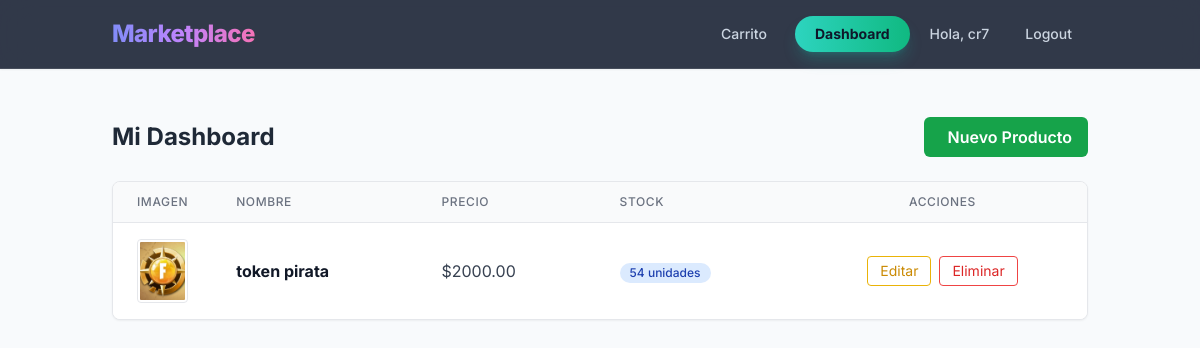
The app's page /dashboard/ (signed in) with its own data.
### store/models.py (models this page shows, shortened)
class User(AbstractUser):
    id = models.UUIDField(primary_key=True, default=uuid.uuid4, editable=False)
    is_seller = models.BooleanField(default=False)

class Product(models.Model):
    id = models.UUIDField(primary_key=True, default=uuid.uuid4, editable=False)
    name = models.CharField(max_length=150)
    description = models.TextField()
    image = models.ImageField(upload_to='upload/', blank=True, null=True)
    price = models.DecimalField(max_digits=10, decimal_places=2)
    stock = models.PositiveIntegerField(default=0)
    owner = models.ForeignKey(
        User,
        on_delete=models.CASCADE,
        related_name='products'
    )  # 1:N
    categories = models.ManyToManyField(
        Category,
        related_name='products'
    )  # N:M
    created_at = models.DateTimeField(auto_now_add=True)

### store/views.py (the view)
# urls.py: path('dashboard/', views.dashboard, name='dashboard'),
@login_required
def dashboard(request):
    if not request.user.is_seller:
        return HttpResponseForbidden("No tienes permisos")
    products = Product.objects.filter(owner=request.user)
    return render(request, 'store/dashboard.html', {
        'products': products
    })

### store/templates/store/dashboard.html (shortened to what this page needs)
{% extends 'store/base.html' %}
{% block content %}
<div class="flex justify-between items-center mb-6">
    <h2 class="text-2xl font-bold text-gray-800">Mi Dashboard</h2>
    <a href="{% url 'product_create' %}" class="inline-flex items-center gap-2 bg-green-600 hover:bg-green-700 text-white font-semibold py-2 px-4 rounded-md transition-colors">
         Nuevo Producto
    </a>
</div>
<div class="bg-white rounded-lg shadow-sm border border-gray-200 overflow-hidden">
    <div class="overflow-x-auto">
        <table class="min-w-full divide-y divide-gray-200">
            <thead class="bg-gray-50">
                <tr>
                    <th scope="col" class="px-6 py-3 text-left text-xs font-medium text-gray-500 uppercase tracking-wider w-24">Imagen</th>
                    <th scope="col" class="px-6 py-3 text-left text-xs font-medium text-gray-500 uppercase tracking-wider">Nombre</th>
                    <th scope="col" class="px-6 py-3 text-left text-xs font-medium text-gray-500 uppercase tracking-wider">Precio</th>
                    <th scope="col" class="px-6 py-3 text-left text-xs font-medium text-gray-500 uppercase tracking-wider">Stock</th>
                    <th scope="col" class="px-6 py-3 text-center text-xs font-medium text-gray-500 uppercase tracking-wider">Acciones</th>
                </tr>
            </thead>
            <tbody class="bg-white divide-y divide-gray-200">
            {% for product in products %}
                <tr class="hover:bg-gray-50 transition-colors">
                    <td class="px-6 py-4 whitespace-nowrap">
                        {% if product.image %}
                            <img src="{{ product.image.url }}"
                                 alt="{{ product.name }}"
                                 class="w-16 h-16 object-cover rounded border border-gray-200 p-0.5">
                        {% else %}
                            <div class="w-16 h-16 bg-gray-100 flex items-center justify-center border border-gray-200 rounded">
                                <span class="text-xs text-gray-400">N/A</span>
                            </div>
                        {% endif %}
                    </td>
                    <td class="px-6 py-4 whitespace-nowrap font-bold text-gray-900">
                        {{ product.name }}
                    </td>
                    <td class="px-6 py-4 whitespace-nowrap text-gray-700">
                        ${{ product.price }}
                    </td>
                    <td class="px-6 py-4 whitespace-nowrap">
                        <span class="inline-flex items-center px-2.5 py-0.5 rounded-full text-xs font-medium
                            {% if product.stock > 0 %}bg-blue-100 text-blue-800{% else %}bg-red-100 text-red-800{% endif %}">
                            {{ product.stock }} unidades
                        </span>
                    </td>
                    <td class="px-6 py-4 whitespace-nowrap text-center">
                        <div class="flex items-center justify-center gap-2">
                            <a href="{% url 'product_update' product.id %}" class="border border-yellow-500 text-yellow-600 hover:bg-yellow-50 px-3 py-1 rounded text-sm transition-colors">
                                Editar
                            </a>
                            <a href="{% url 'product_delete' product.id %}" class="border border-red-500 text-red-600 hover:bg-red-50 px-3 py-1 rounded text-sm transition-colors">
                                Eliminar
                            </a>
                        </div>
                    </td>
                </tr>
            {% empty %}
                <tr>
                    <td colspan="5" class="px-6 py-8 text-center text-gray-500">
                        No tienes productos registrados todavía.
                    </td>
                </tr>
            {% endfor %}
            </tbody>
        </table>
    </div>
</div>
{% endblock %}

### store/templates/store/base.html (shortened to what this page needs)
<!DOCTYPE html>
<html lang="es">
<head>
    <script src="https://cdn.tailwindcss.com"></script>
</head>
<body class="bg-slate-50 antialiased text-slate-800">
<nav class="sticky top-0 z-50 bg-slate-900/85 backdrop-blur-lg border-b border-white/10 shadow-sm">
  <div class="container mx-auto px-6 py-4 flex justify-between items-center">
    <a class="text-2xl font-extrabold text-transparent bg-clip-text bg-gradient-to-r from-indigo-400 via-purple-400 to-pink-400 tracking-tight hover:opacity-80 transition-opacity" href="/">
    </a>
    <div class="flex items-center space-x-1 md:space-x-3">
      <a href="#"
         class="text-slate-300 hover:text-white px-4 py-2 rounded-full text-sm font-medium transition-all duration-300 hover:bg-white/10">
           Carrito
      </a>
      {% if user.is_authenticated and user.is_seller %}
        <a href="{% url 'dashboard' %}"
           class="bg-gradient-to-r from-teal-400 to-emerald-500 hover:from-teal-500 hover:to-emerald-600 text-slate-900 px-5 py-2 rounded-full text-sm font-bold shadow-lg shadow-teal-500/25 transition-all duration-300 hover:-translate-y-0.5">
           Dashboard
        </a>
      {% endif %}
      {% if user.is_authenticated %}
        <span class="text-slate-300 text-sm font-medium hidden md:inline-block px-2">Hola, {{ user.username }}</span>
        <a href="{% url 'logout' %}" class="text-slate-300 hover:text-white px-4 py-2 rounded-full text-sm font-medium transition-all duration-300 hover:bg-white/10">
            Logout
        </a>
      {% endif %}
    </div>
  </div>
</nav>
<main class="container mx-auto px-6 py-10 md:py-12">
    {% block content %}{% endblock %}
</main>
</body>
</html>

### store/templates/store/base.html (style rules this page uses)
body { font-family: 'Inter', sans-serif; }

### records on screen
User: username "cr7"
Product: image (picture), name "token pirata", price "2000.00", stock "54"
